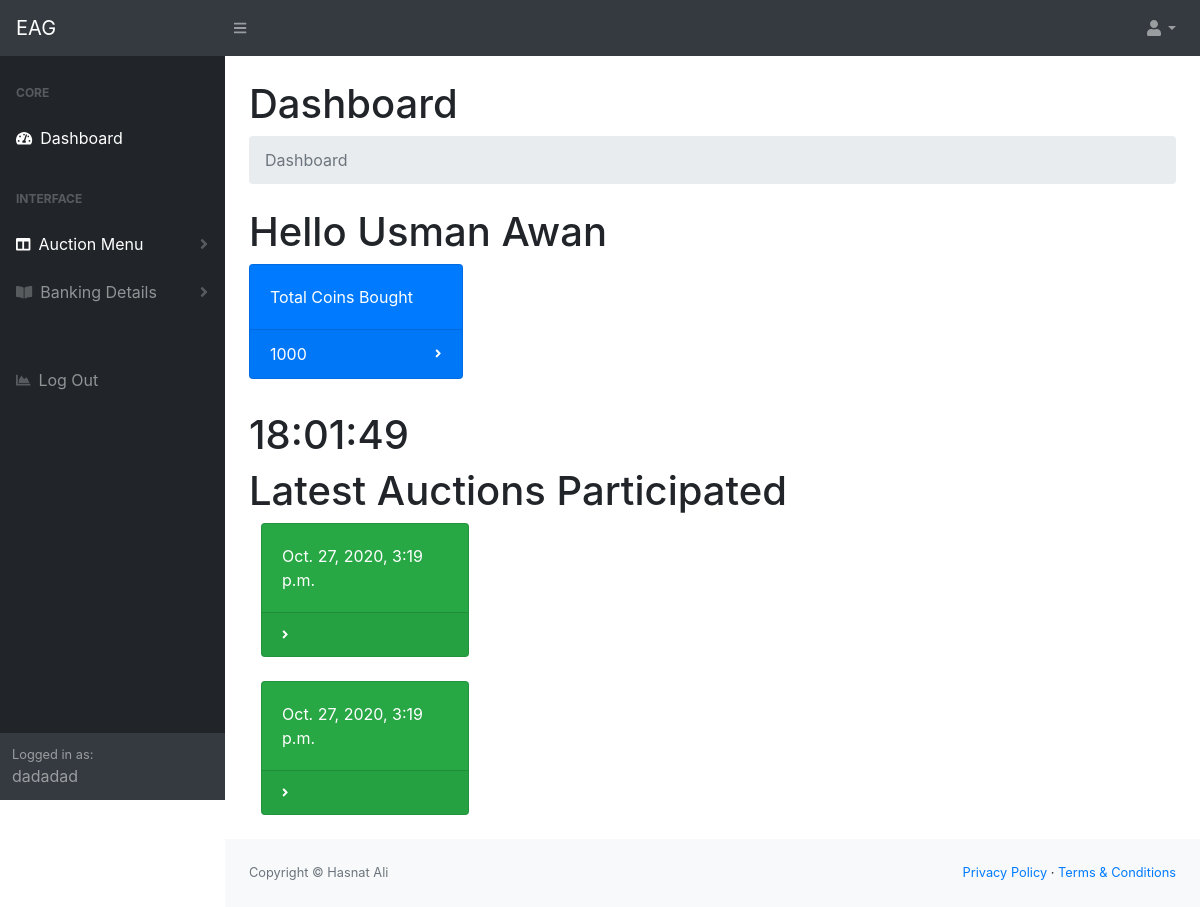
Before: /Dashboard/ (signed in) with the older database file.
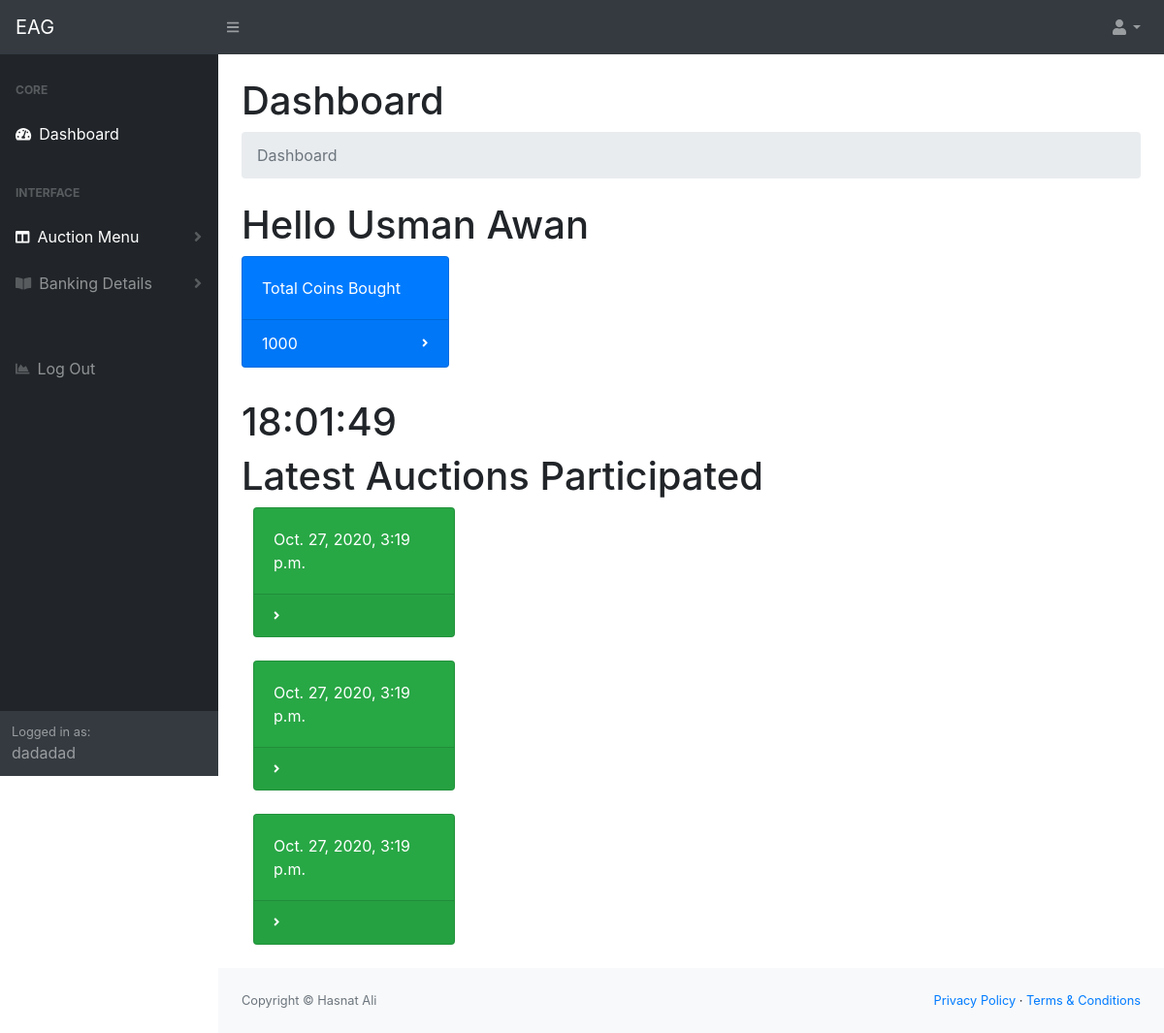
After: the same page with the newer database file.
### dashboard/models.py (models this page shows, shortened)
class Coins(models.Model):
    customer = models.ForeignKey(Customer, null=True, on_delete= models.SET_NULL)
    total = models.IntegerField(default=0)
    bided = models.IntegerField(default=0)
    remaining = models.IntegerField(default=0)
    date_created = models.DateTimeField(auto_now_add=True, null=True)

class Bids(models.Model):
    customer = models.ForeignKey(Customer, null=True, on_delete= models.SET_NULL)
    auction = models.ForeignKey(Auction, null=True, on_delete= models.SET_NULL)
    CATEGORY = (
			('500', 'R500'),
			('1000', 'R1000'),
			('2000', 'R2000'),
			('5000', 'R5000'),
			)
    bided =models.CharField(max_length=200, null=True, choices=CATEGORY)
    remainingbid = models.IntegerField(default=0)
    date_created = models.DateTimeField(auto_now_add=True, null=True)

class Auction(models.Model):
    created_by = models.CharField(max_length=200, null=True, blank=True)
    date_created = models.DateTimeField(auto_now_add=True, null=True)

### dashboard/views.py (the view, shortened to what this page needs)
# urls.py: path('Dashboard/', views.dashboard, name="dashboard"),
@login_required(login_url="homepage")
def dashboard(request):
    customer = request.user.customer
    coins = customer.coins_set.all()
    immcoins = customer.immaturecoins_set.all()
    now = datetime.datetime.now().strftime("%m/%d/%Y")
    hour = now.split('/')
    month =   int(hour[0])
    day = int(hour[1])
    bids = customer.bids_set.all().order_by('-date_created')
    now = datetime.datetime.now().strftime('%H:%M:%S')
    context = {
        'customer': customer,
        'coins':  coins,
        'bids': bids,
        'now': now,
    }
    return render(request, 'dashboard/dist/index.html', context)

### dashboard/templates/dashboard/dist/index.html (shortened to what the changed rows need)
<!DOCTYPE html>
{% load static %}
<html lang="en">
    <head>
        <link href="{%static 'css/styles.css' %}" rel="stylesheet" />
        <link href="https://cdn.datatables.net/1.10.20/css/dataTables.bootstrap4.min.css" rel="stylesheet" />
    </head>
    <body class="sb-nav-fixed">
        <div id="layoutSidenav">
            <div id="layoutSidenav_content">
                <main>
                    <div class="container-fluid">
                        <h1 class="mt-4">Dashboard</h1>
                        <h1 class="mt-4">Hello {{request.user.first_name}} {{request.user.last_name}}</h1>
                        <div class="row">
                            {% for coin in coins %}
                                <div class="col-xl-3 col-md-6">
                                    <div class="card bg-primary text-white mb-4">
                                        <div class="card-body">Total Coins Bought</div>
                                        <div class="card-footer d-flex align-items-center justify-content-between">
                                        {{coin.total}}
                                            <div class="small text-white"><i class="fas fa-angle-right"></i></div>
                                        </div>
                                    </div>
                                </div>
                            {% endfor %}
                        </div>
                        <h3>
                        <h1>{{now}}</h1>
                            <h1>Latest Auctions Participated</h1>
                                {% for bid in bids|slice:":3" %}
                                    <div class="col-xl-3 col-md-6">
                                        <div class="card bg-success text-white mb-4">
                                            <div class="card-body">{{bid.auction.date_created}}</div>
                                            <div class="card-footer d-flex align-items-center justify-content-between">
                                                <div class="small text-white"><i class="fas fa-angle-right"></i></div>
                                            </div>
                                        </div>
                                    </div>
                                {% endfor %}
                        </h3>
                </main>
            </div>
        </div>
    </body>
</html>

Changed rows visible on the page:
added Bids: auction.date_created "Oct. 27, 2020, 3:19 p.m."
